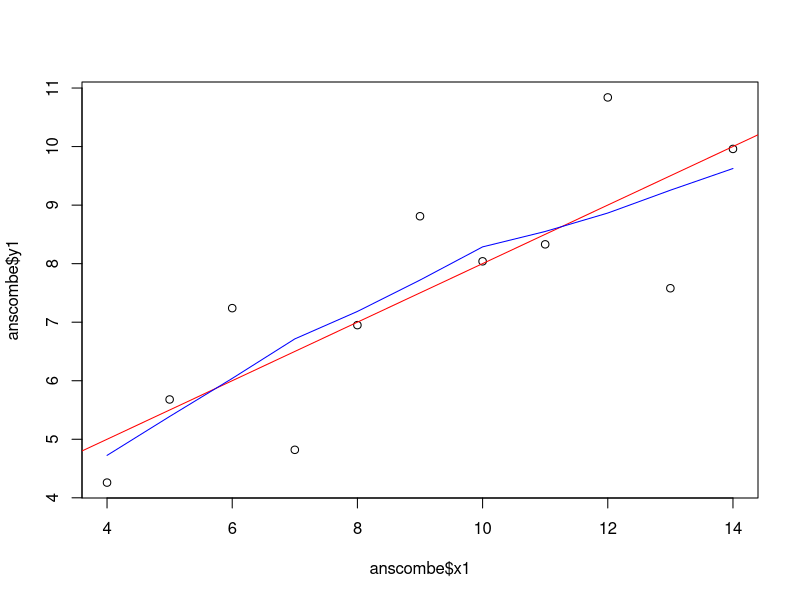
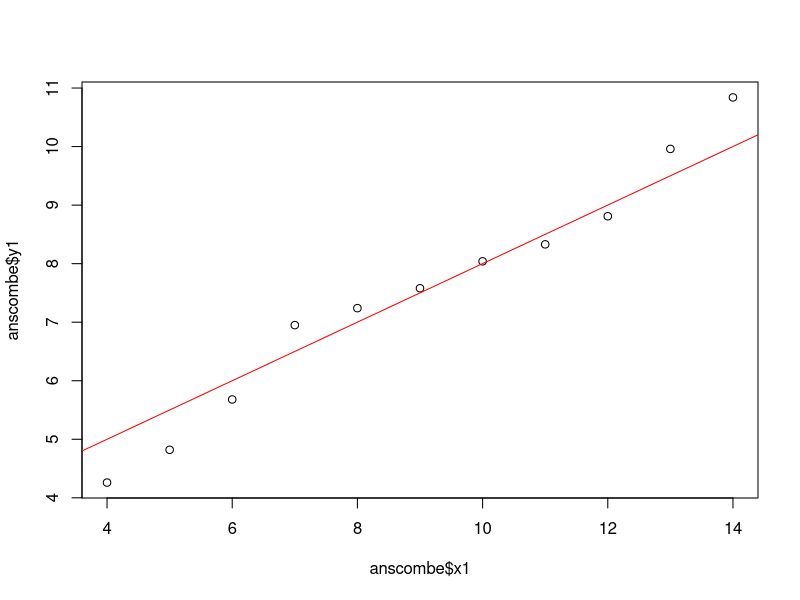

Write the R code that produced these figures, in order.
## #############################################################################
## example-linear.R
##
## Uses Anscombe's Quartet to Introduce Linear Regression in R
##
## #############################################################################

## Question: R you familiar with Anscombe's Quartet?

## =============================================================================
## Load Data
## =============================================================================

data(anscombe)

## Use View(anscombe) to see the data out of the terminal.
anscombe


## =============================================================================
## Descriptive Statistics
## =============================================================================

## It is easy to get the average for each column.
## Note: The average is essentially the same for all of these.
colMeans(anscombe)

## It is less easy to get the standard deviation.
## Note: The standard deviation is basically the same for each of these.
cbind(x1 = sd(anscombe$x1),
      x2 = sd(anscombe$x2),
      x3 = sd(anscombe$x3),
      x4 = sd(anscombe$x4)
      )

## Are the sets correlated with each other? (Hint: Yes)
cor.test(anscombe$x1, anscombe$y1)
cor.test(anscombe$x2, anscombe$y2)
cor.test(anscombe$x3, anscombe$y3)

## =============================================================================
## Linear Regression (Set 1)
## =============================================================================

## Note the difference between this and cor.test!
m1 <- lm(anscombe$y1~anscombe$x1)

m1

summary(m1)

attributes(m1)

plot(anscombe$x1, anscombe$y1)
abline(m1, col="red")
lines(lowess(anscombe$x1, anscombe$y1), col="blue")

qqplot(anscombe$x1,anscombe$y1)
abline(m1, col="red")


## =============================================================================
## Linear Regression (Set 2)
## =============================================================================


## What do you see?



## =============================================================================
## Linear Regression (Set 3)
## =============================================================================


## What do you see?



## =============================================================================
## Linear Regression (Set 4)
## =============================================================================


## What do you see?
